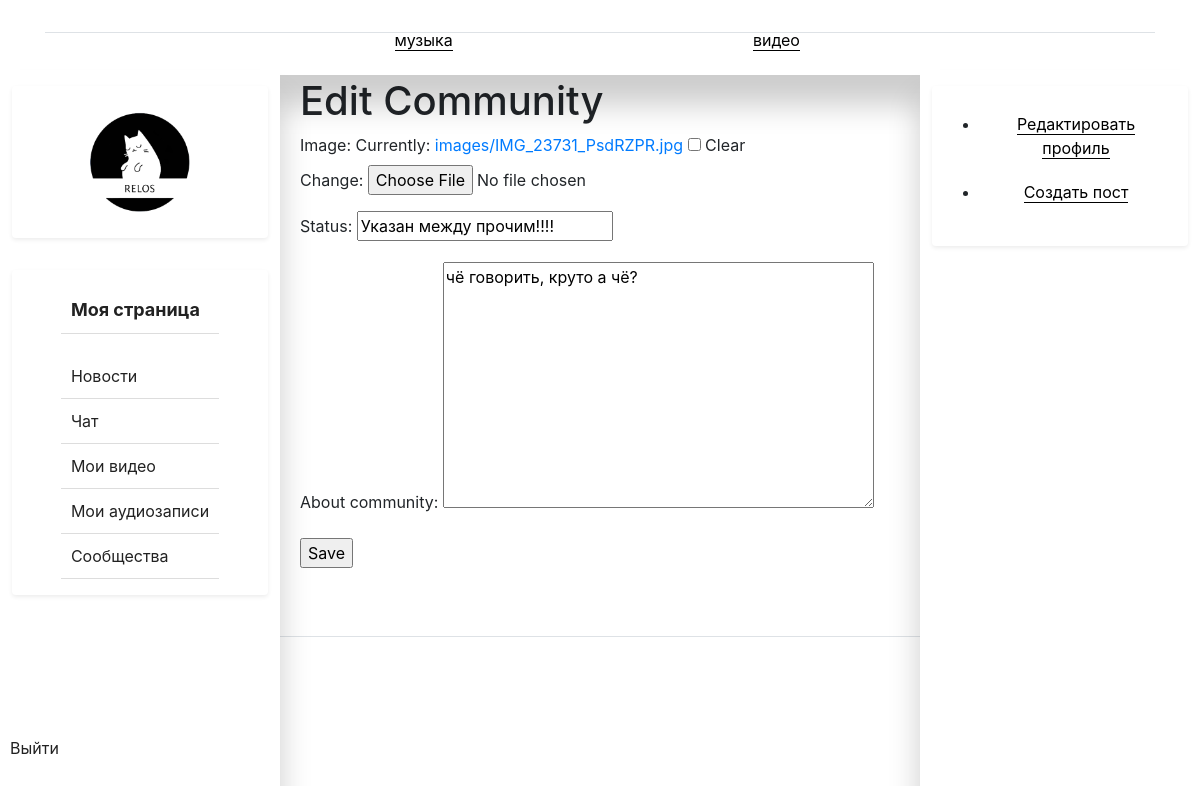
The page /communities/edit/4/ on the database its author committed.
### communitys/models.py (models this page shows, shortened)
class CommunityProfile(models.Model):
    community = models.ForeignKey(Community, on_delete=models.CASCADE)
    image = models.ImageField(upload_to='images/', blank=True, null=True)
    status = models.CharField(max_length=100, default='Не указано')
    about_community = models.TextField(default='Не указано')
    subscribers = models.ManyToManyField(User, related_name='subscribers_community', blank=True)

### communitys/views.py (the view)
# urls.py: path('edit/<int:community_id>/', edit_community, name='edit_community'),
def edit_community(request, community_id):
    community_profile = get_object_or_404(CommunityProfile, community_id=community_id)
    if request.method == 'POST':
        form = CommunityProfileForm(request.POST, request.FILES, instance=community_profile)
        if form.is_valid():
            form.save()
            return redirect('community:community_list')
    else:
        form = CommunityProfileForm(instance=community_profile)
    return render(request, 'community/edit_community.html', {'form': form})

### communitys/forms.py
class CommunityProfileForm(forms.ModelForm):
    class Meta:
        model = CommunityProfile
        fields = ['image', 'status', 'about_community']

### relog/context_processors.py (called while the page is built)
def menu(request):
    menus = Menu.objects.order_by('order_by')
    return {'menus': menus}

### templates/community/edit_community.html (shortened to what this page needs)
{% extends 'base_profile.html' %}
{% block content %}
<h1>Edit Community</h1>
<form method="POST" enctype="multipart/form-data">
  {{ form.as_p }}
  <input type="submit" value="Save">
</form>
{% endblock %}

### rows shown on the page
CommunityProfile: status "Указан между прочим!!!!", about_community "чё говорить, круто а чё?"
